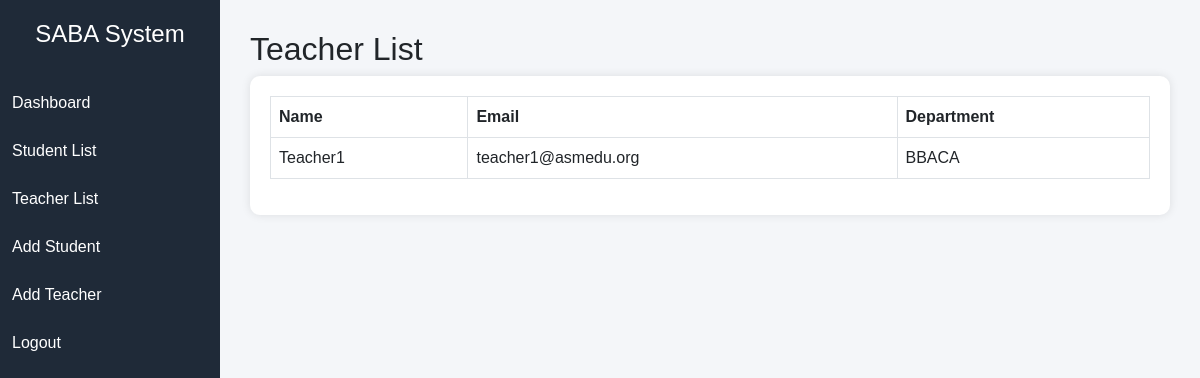
Screenshot of /teacher_list (signed in) with the database file from the repository.
### tables this page shows
CREATE TABLE users(
    id INTEGER PRIMARY KEY AUTOINCREMENT,
    name TEXT,
    email TEXT UNIQUE,
    password TEXT,
    role TEXT,
    department TEXT,
    year TEXT
);

### app.py (the view)
@app.route("/teacher_list")
def teacher_list():
    if session.get("role") != "admin":
        return redirect("/")
    conn = sqlite3.connect("saba.db")
    cursor = conn.cursor()
    cursor.execute("""
    SELECT name, email, department
    FROM users
    WHERE role='teacher'
    """)
    teachers = cursor.fetchall()
    conn.close()
    return render_template("teacher_list.html", teachers=teachers)

### templates/teacher_list.html (shortened to what this page needs)
<!DOCTYPE html>
<html>
<head>
<link rel="stylesheet"
href="https://cdn.jsdelivr.net/npm/bootstrap@5.3.0/dist/css/bootstrap.min.css">
</head>
<body>
<div class="sidebar">
<h4>SABA System</h4>
<a href="/admin">Dashboard</a>
<a href="/student_list">Student List</a>
<a href="/teacher_list">Teacher List</a>
<a href="/add_student">Add Student</a>
<a href="/add_teacher">Add Teacher</a>
<a href="/logout">Logout</a>
</div>
<div class="main">
<h2>Teacher List</h2>
<div class="table-box">
<table class="table table-bordered">
<tr>
<th>Name</th>
<th>Email</th>
<th>Department</th>
</tr>
{% for t in teachers %}
<tr>
<td>{{ t[0] }}</td>
<td>{{ t[1] }}</td>
<td>{{ t[2] }}</td>
</tr>
{% endfor %}
</table>
</div>
</div>
</body>
</html>

### templates/teacher_list.html (style rules this page uses)
body { margin:0; font-family:Arial; background:#f4f6f9; }
.sidebar { width:220px; height:100vh; background:#1f2a38; position:fixed; color:white; padding-top:20px; }
.sidebar h4 { text-align:center; margin-bottom:30px; }
.sidebar a { display:block; color:white; padding:12px; text-decoration:none; }
.main { margin-left:220px; padding:30px; }
.table-box { background:white; padding:20px; border-radius:10px; box-shadow:0px 0px 10px rgba(0,0,0,0.1); }

### rows the page displays
users: name "Teacher1", email "teacher1@asmedu.org", department "BBACA"
